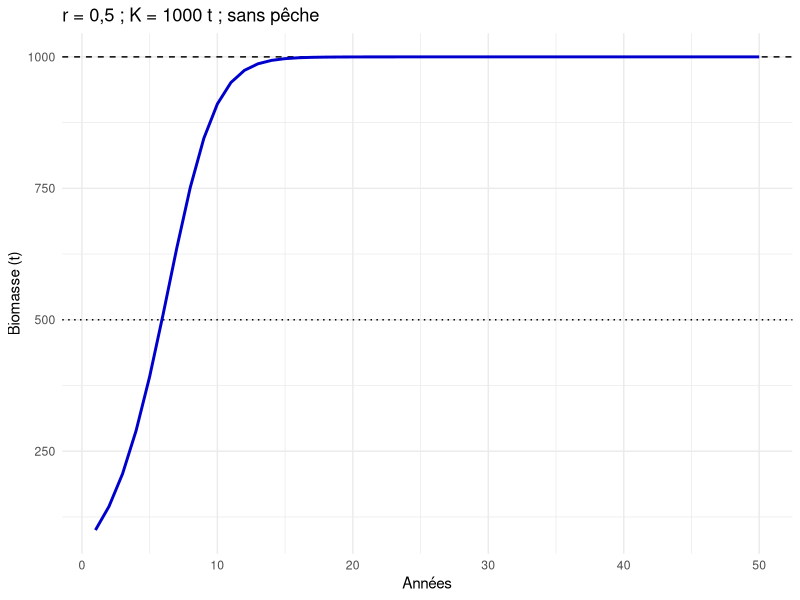
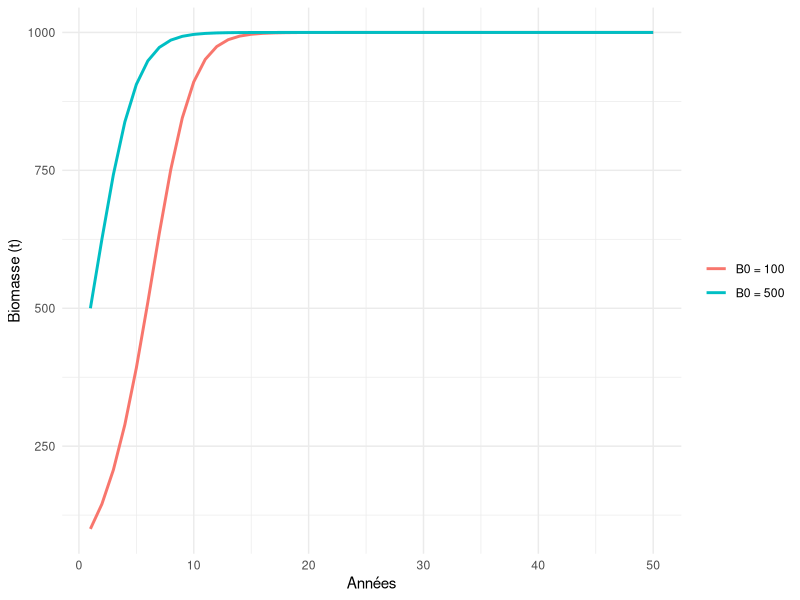
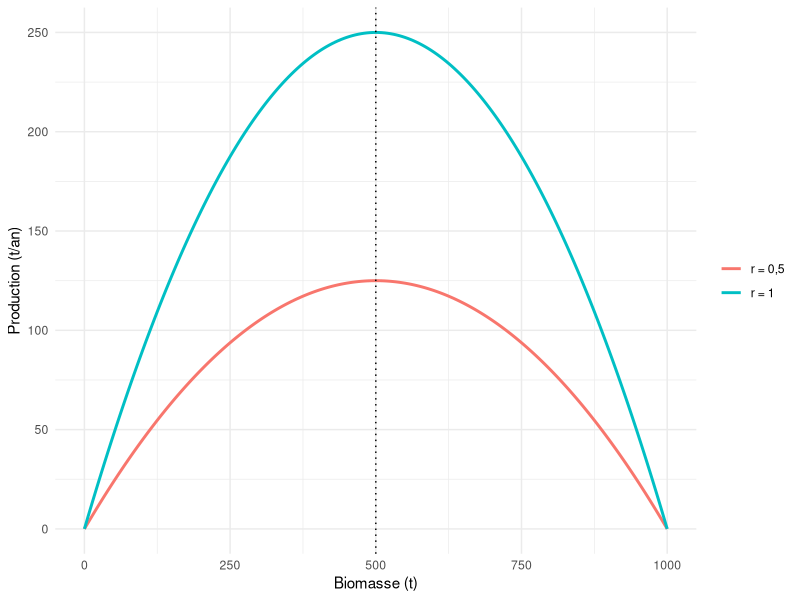
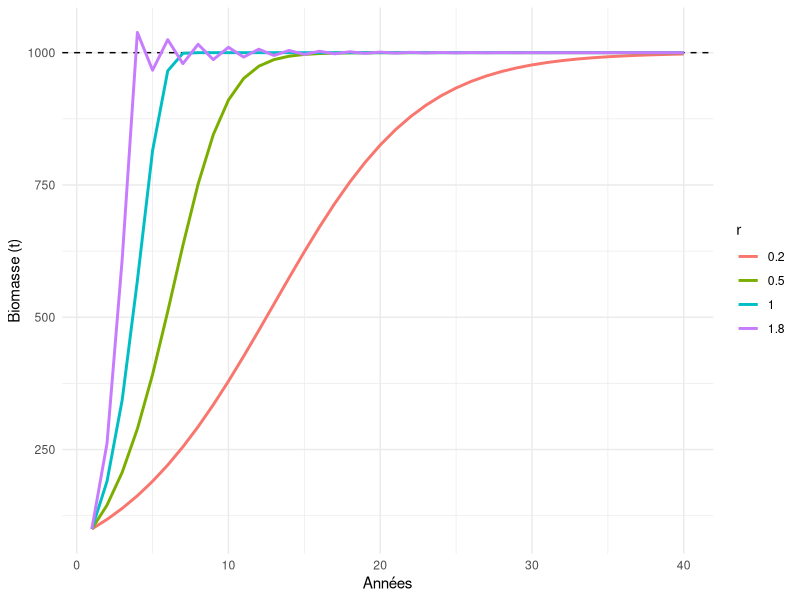
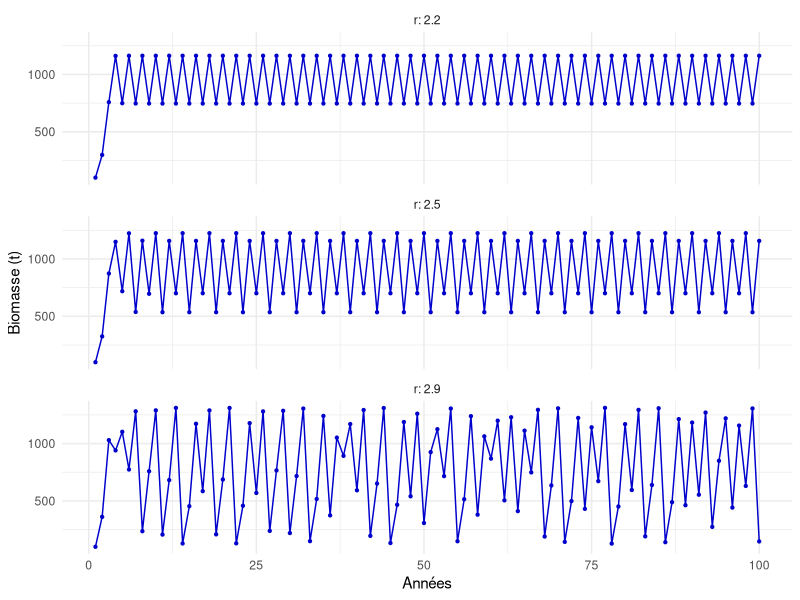
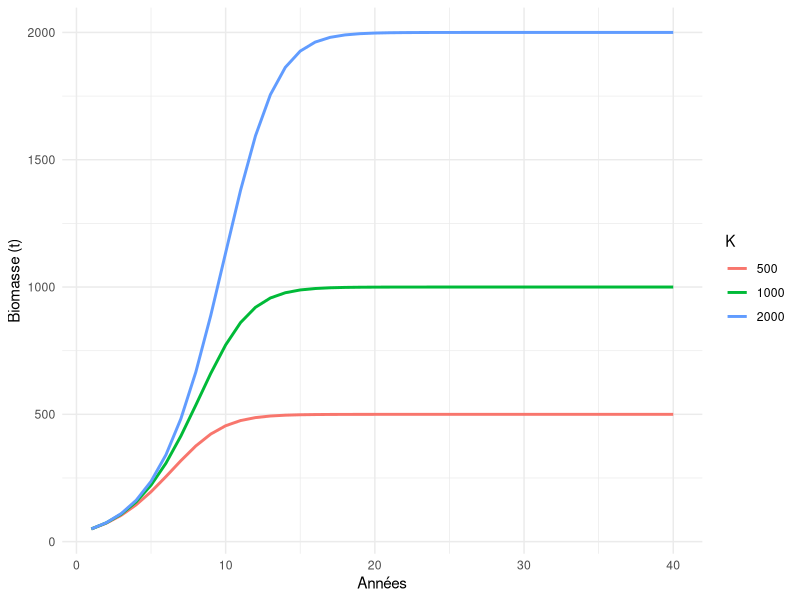
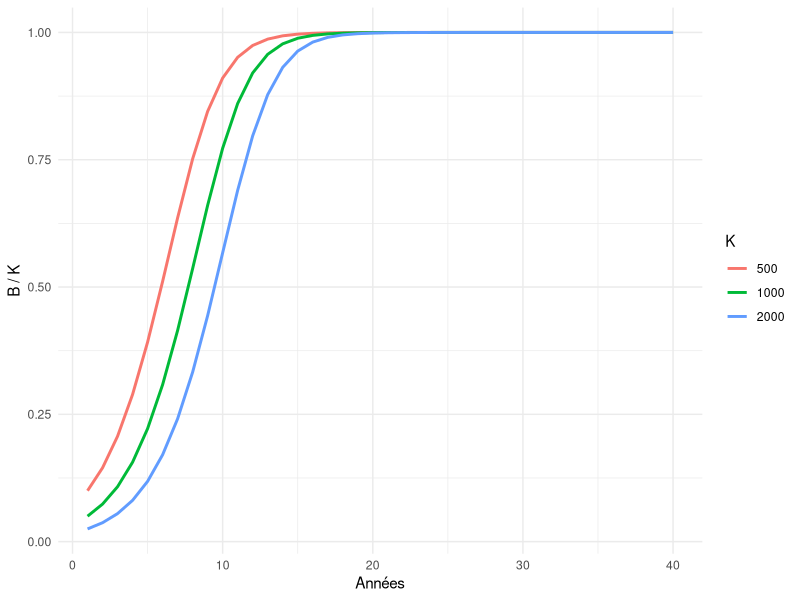
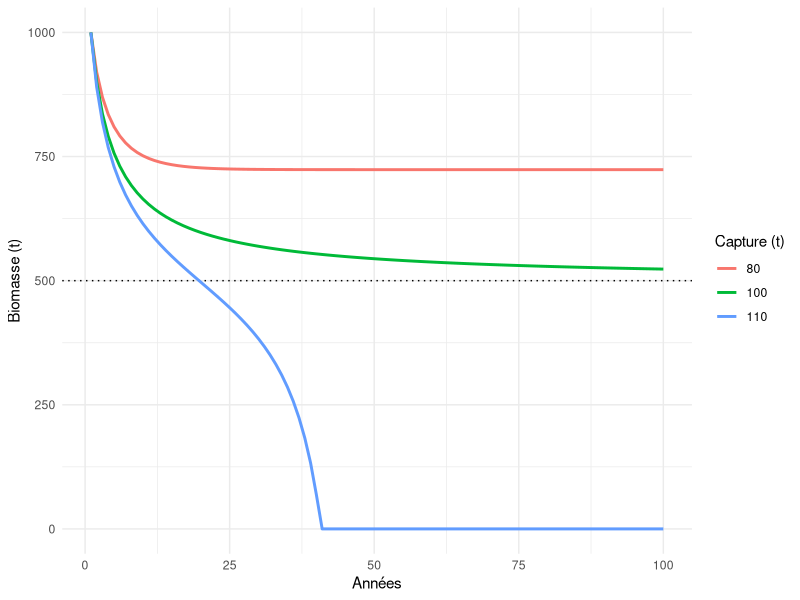

Recreate these plots in R, in order.
## ---- chunk 1
#| label: packages
if (!requireNamespace("ggplot2", quietly = TRUE)) {
    install.packages("ggplot2")
}
library(ggplot2)
## ---- chunk 2
#| label: main
10 + 0.2 * 10 * (1 - 10 / 100) - 1
## ---- chunk 3
#| label: avous-main
# votre code ici

## ---- chunk 4
#| label: def-fonction
biomasse_suivante <- function(B, r, K, C = 0) {
    max(B + r * B * (1 - B / K) - C, 0)
}
## ---- chunk 5
#| label: def-main
# votre code ici

## ---- chunk 6
#| label: simuler
# on rappelle la fonction biomasse_suivante pour des histoires de non confusion
biomasse_suivante <- function(B, r, K, C = 0) {
    max(B + r * B * (1 - B / K) - C, 0)
}
simuler <- function(B0, r, K, C = 0, n = 50) {
    B <- numeric(n)
    B[1] <- B0
    for (t in 1:(n - 1)) {
        B[t + 1] <- biomasse_suivante(B[t], r, K, C)
    }
    data.frame(annee = 1:n, B = B, r = r, K = K, C = C)
}

traj <- simuler(B0 = 100, r = 0.5, K = 1000)
ggplot(traj, aes(annee, B)) +
    geom_hline(yintercept = c(500, 1000), linetype = c("dotted", "dashed")) +
    geom_line(colour = "blue3", linewidth = 1) +
    labs(x = "Années", y = "Biomasse (t)", title = "r = 0,5 ; K = 1000 t ; sans pêche") +
    theme_minimal()
## ---- chunk 7
#| label: exemple-rbind
s1 <- simuler(B0 = 100, r = 0.5, K = 1000)
s2 <- simuler(B0 = 500, r = 0.5, K = 1000)
deux <- rbind(s1, s2) # empile les deux tableaux
deux$depart <- factor(rep(c("B0 = 100", "B0 = 500"), each = 50))
ggplot(deux, aes(annee, B, colour = depart)) +
    geom_line(linewidth = 1) +
    labs(x = "Années", y = "Biomasse (t)", colour = NULL) +
    theme_minimal()
## ---- chunk 8
#| label: avous-production
# votre code ici
## ---- chunk 9
#| label: solution-production
B <- seq(0, 1000, by = 5)
prod <- rbind(
    data.frame(B = B, P = 0.5 * B * (1 - B / 1000), r = "r = 0,5"),
    data.frame(B = B, P = 1.0 * B * (1 - B / 1000), r = "r = 1")
)
ggplot(prod, aes(B, P, colour = r)) +
    geom_line(linewidth = 1) +
    geom_vline(xintercept = 500, linetype = "dotted") +
    labs(x = "Biomasse (t)", y = "Production (t/an)", colour = NULL) +
    theme_minimal()

p05 <- prod[prod$r == "r = 0,5", ]
p05[which.max(p05$P), ] # B = 500 = K/2 ; P = 125 = rK/4
## ---- chunk 10
#| label: avous-r
# votre code ici

## ---- chunk 11
#| label: solution-r
t1 <- simuler(100, r = 0.2, K = 1000, n = 40)
t2 <- simuler(100, r = 0.5, K = 1000, n = 40)
t3 <- simuler(100, r = 1, K = 1000, n = 40)
t4 <- simuler(100, r = 1.8, K = 1000, n = 40)
trajs <- rbind(t1, t2, t3, t4)
ggplot(trajs, aes(annee, B, colour = factor(r))) +
    geom_hline(yintercept = 1000, linetype = "dashed") +
    geom_line(linewidth = 1) +
    labs(x = "Années", y = "Biomasse (t)", colour = "r") +
    theme_minimal()

# première année où l'on atteint 95 % de K (950 t)
which(t1$B >= 950)[1]
which(t2$B >= 950)[1]
which(t3$B >= 950)[1]
which(t4$B >= 950)[1]
## ---- chunk 12
#| label: avous-chaos
# votre code ici

## ---- chunk 13
#| label: solution-chaos
c1 <- simuler(100, r = 2.2, K = 1000, n = 100)
c2 <- simuler(100, r = 2.5, K = 1000, n = 100)
c3 <- simuler(100, r = 2.9, K = 1000, n = 100)
trajs <- rbind(c1, c2, c3)
ggplot(trajs, aes(annee, B)) +
    geom_line(colour = "blue3") +
    geom_point(colour = "blue3", size = 0.8) +
    facet_wrap(~r, ncol = 1, labeller = label_both) +
    labs(x = "Années", y = "Biomasse (t)") +
    theme_minimal()

# nombre de valeurs distinctes pendant les 50 dernières années
length(unique(round(tail(c1$B, 50))))
length(unique(round(tail(c2$B, 50))))
length(unique(round(tail(c3$B, 50))))
## ---- chunk 14
#| label: avous-K
# votre code ici

## ---- chunk 15
#| label: solution-K
k1 <- simuler(50, r = 0.5, K = 500, n = 40)
k2 <- simuler(50, r = 0.5, K = 1000, n = 40)
k3 <- simuler(50, r = 0.5, K = 2000, n = 40)
trajs <- rbind(k1, k2, k3)
ggplot(trajs, aes(annee, B, colour = factor(K))) +
    geom_line(linewidth = 1) +
    labs(x = "Années", y = "Biomasse (t)", colour = "K") +
    theme_minimal()
ggplot(trajs, aes(annee, B / K, colour = factor(K))) +
    geom_line(linewidth = 1) +
    labs(x = "Années", y = "B / K", colour = "K") +
    theme_minimal()
## ---- chunk 16
#| label: avous-captures
# votre code ici

## ---- chunk 17
#| label: solution-captures
# 1. trois niveaux de capture
p1 <- simuler(1000, r = 0.4, K = 1000, C = 80, n = 100)
p2 <- simuler(1000, r = 0.4, K = 1000, C = 100, n = 100)
p3 <- simuler(1000, r = 0.4, K = 1000, C = 110, n = 100)
trajs <- rbind(p1, p2, p3)
ggplot(trajs, aes(annee, B, colour = factor(C))) +
    geom_hline(yintercept = 500, linetype = "dotted") +
    geom_line(linewidth = 1) +
    labs(x = "Années", y = "Biomasse (t)", colour = "Capture (t)") +
    theme_minimal()

# 2. biomasse finale après 300 ans pour trois captures
tail(simuler(1000, r = 0.4, K = 1000, C = 99, n = 300)$B, 1)
tail(simuler(1000, r = 0.4, K = 1000, C = 100, n = 300)$B, 1)
tail(simuler(1000, r = 0.4, K = 1000, C = 101, n = 300)$B, 1)

# 3. même capture, stock de départ plus faible
tail(simuler(300, 0.4, 1000, C = 80, n = 200)$B, 1)
tail(simuler(250, 0.4, 1000, C = 80, n = 200)$B, 1)
# biomasses où la production vaut 80 t : solutions de 0.4 B (1 - B/1000) = 80
ecart <- sqrt(1 - 4 * 80 / (0.4 * 1000))
500 * (1 - ecart) # équilibre instable, environ 276 t
500 * (1 + ecart) # équilibre stable, environ 724 t
# vérification : la production vaut bien 80 t en ces points
0.4 * 276 * (1 - 276 / 1000)
## ---- chunk 18
#| label: session
sessionInfo()
